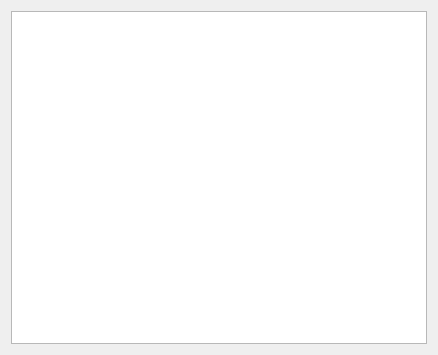
<?xml version="1.0" encoding="UTF-8"?>
<ui version="4.0">
 <class>graph</class>
 <widget class="QDialog" name="graph">
  <property name="geometry">
   <rect>
    <x>0</x>
    <y>0</y>
    <width>438</width>
    <height>355</height>
   </rect>
  </property>
  <property name="windowTitle">
   <string>Dialog</string>
  </property>
  <layout class="QHBoxLayout" name="horizontalLayout">
   <item>
    <widget class="QGraphicsView" name="graphicsView"/>
   </item>
  </layout>
 </widget>
 <resources/>
 <connections/>
</ui>
